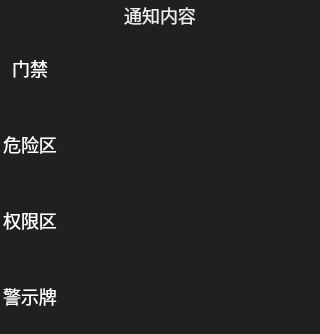
<?xml version="1.0" encoding="UTF-8"?>
<ui version="4.0">
 <class>RFIDScreen</class>
 <widget class="QWidget" name="RFIDScreen">
  <property name="geometry">
   <rect>
    <x>0</x>
    <y>0</y>
    <width>320</width>
    <height>334</height>
   </rect>
  </property>
  <property name="minimumSize">
   <size>
    <width>320</width>
    <height>0</height>
   </size>
  </property>
  <property name="maximumSize">
   <size>
    <width>320</width>
    <height>16777215</height>
   </size>
  </property>
  <property name="windowTitle">
   <string>RFIDScreen</string>
  </property>
  <property name="styleSheet">
   <string notr="true">QWidget{
background:#1f2020;
}
QLabel{
font-family:&quot;微软雅黑&quot;;
font-size:18px;
color:#eeeeee;
}
QPushButton{
background:#1f2020;
font-family:&quot;微软雅黑&quot;;
font-size:18px;
color:#ffffff;
border-radius:0px
}
</string>
  </property>
  <layout class="QGridLayout" name="gridLayout_10">
   <property name="leftMargin">
    <number>0</number>
   </property>
   <property name="topMargin">
    <number>0</number>
   </property>
   <property name="rightMargin">
    <number>0</number>
   </property>
   <property name="bottomMargin">
    <number>0</number>
   </property>
   <property name="spacing">
    <number>0</number>
   </property>
   <item row="0" column="0">
    <layout class="QGridLayout" name="gridLayout_5">
     <property name="spacing">
      <number>0</number>
     </property>
     <item row="0" column="0">
      <widget class="QLabel" name="title_label">
       <property name="sizePolicy">
        <sizepolicy hsizetype="Expanding" vsizetype="Fixed">
         <horstretch>0</horstretch>
         <verstretch>0</verstretch>
        </sizepolicy>
       </property>
       <property name="minimumSize">
        <size>
         <width>0</width>
         <height>30</height>
        </size>
       </property>
       <property name="maximumSize">
        <size>
         <width>16777215</width>
         <height>30</height>
        </size>
       </property>
       <property name="styleSheet">
        <string notr="true"/>
       </property>
       <property name="text">
        <string>通知内容</string>
       </property>
       <property name="alignment">
        <set>Qt::AlignCenter</set>
       </property>
      </widget>
     </item>
    </layout>
   </item>
   <item row="1" column="0">
    <layout class="QGridLayout" name="gridLayout_2">
     <property name="spacing">
      <number>0</number>
     </property>
     <item row="0" column="0">
      <layout class="QGridLayout" name="gridLayout">
       <property name="spacing">
        <number>0</number>
       </property>
       <item row="0" column="0">
        <widget class="QPushButton" name="pushButton1">
         <property name="sizePolicy">
          <sizepolicy hsizetype="Minimum" vsizetype="Expanding">
           <horstretch>0</horstretch>
           <verstretch>0</verstretch>
          </sizepolicy>
         </property>
         <property name="minimumSize">
          <size>
           <width>60</width>
           <height>0</height>
          </size>
         </property>
         <property name="maximumSize">
          <size>
           <width>60</width>
           <height>16777215</height>
          </size>
         </property>
         <property name="text">
          <string>门禁</string>
         </property>
        </widget>
       </item>
      </layout>
     </item>
     <item row="0" column="1">
      <widget class="QLabel" name="text_label">
       <property name="sizePolicy">
        <sizepolicy hsizetype="Expanding" vsizetype="Expanding">
         <horstretch>0</horstretch>
         <verstretch>0</verstretch>
        </sizepolicy>
       </property>
       <property name="text">
        <string/>
       </property>
       <property name="alignment">
        <set>Qt::AlignLeading|Qt::AlignLeft|Qt::AlignTop</set>
       </property>
      </widget>
     </item>
    </layout>
   </item>
   <item row="2" column="0">
    <layout class="QGridLayout" name="gridLayout_4">
     <property name="spacing">
      <number>0</number>
     </property>
     <item row="0" column="0">
      <layout class="QGridLayout" name="gridLayout_3">
       <property name="spacing">
        <number>0</number>
       </property>
       <item row="0" column="0">
        <widget class="QPushButton" name="pushButton2">
         <property name="sizePolicy">
          <sizepolicy hsizetype="Minimum" vsizetype="Expanding">
           <horstretch>0</horstretch>
           <verstretch>0</verstretch>
          </sizepolicy>
         </property>
         <property name="minimumSize">
          <size>
           <width>60</width>
           <height>0</height>
          </size>
         </property>
         <property name="maximumSize">
          <size>
           <width>60</width>
           <height>16777215</height>
          </size>
         </property>
         <property name="text">
          <string>危险区</string>
         </property>
        </widget>
       </item>
      </layout>
     </item>
     <item row="0" column="1">
      <widget class="QLabel" name="text_label_2">
       <property name="sizePolicy">
        <sizepolicy hsizetype="Expanding" vsizetype="Expanding">
         <horstretch>0</horstretch>
         <verstretch>0</verstretch>
        </sizepolicy>
       </property>
       <property name="text">
        <string/>
       </property>
       <property name="alignment">
        <set>Qt::AlignLeading|Qt::AlignLeft|Qt::AlignTop</set>
       </property>
      </widget>
     </item>
    </layout>
   </item>
   <item row="3" column="0">
    <layout class="QGridLayout" name="gridLayout_6">
     <property name="spacing">
      <number>0</number>
     </property>
     <item row="0" column="0">
      <layout class="QGridLayout" name="gridLayout_7">
       <property name="spacing">
        <number>0</number>
       </property>
       <item row="0" column="0">
        <widget class="QPushButton" name="pushButton3">
         <property name="sizePolicy">
          <sizepolicy hsizetype="Minimum" vsizetype="Expanding">
           <horstretch>0</horstretch>
           <verstretch>0</verstretch>
          </sizepolicy>
         </property>
         <property name="minimumSize">
          <size>
           <width>60</width>
           <height>0</height>
          </size>
         </property>
         <property name="maximumSize">
          <size>
           <width>60</width>
           <height>16777215</height>
          </size>
         </property>
         <property name="text">
          <string>权限区</string>
         </property>
        </widget>
       </item>
      </layout>
     </item>
     <item row="0" column="1">
      <widget class="QLabel" name="text_label_3">
       <property name="sizePolicy">
        <sizepolicy hsizetype="Expanding" vsizetype="Expanding">
         <horstretch>0</horstretch>
         <verstretch>0</verstretch>
        </sizepolicy>
       </property>
       <property name="text">
        <string/>
       </property>
       <property name="alignment">
        <set>Qt::AlignLeading|Qt::AlignLeft|Qt::AlignTop</set>
       </property>
      </widget>
     </item>
    </layout>
   </item>
   <item row="4" column="0">
    <layout class="QGridLayout" name="gridLayout_8">
     <property name="spacing">
      <number>0</number>
     </property>
     <item row="0" column="0">
      <layout class="QGridLayout" name="gridLayout_9">
       <property name="spacing">
        <number>0</number>
       </property>
       <item row="0" column="0">
        <widget class="QPushButton" name="pushButton4">
         <property name="sizePolicy">
          <sizepolicy hsizetype="Minimum" vsizetype="Expanding">
           <horstretch>0</horstretch>
           <verstretch>0</verstretch>
          </sizepolicy>
         </property>
         <property name="minimumSize">
          <size>
           <width>60</width>
           <height>0</height>
          </size>
         </property>
         <property name="maximumSize">
          <size>
           <width>60</width>
           <height>16777215</height>
          </size>
         </property>
         <property name="text">
          <string>警示牌</string>
         </property>
        </widget>
       </item>
      </layout>
     </item>
     <item row="0" column="1">
      <widget class="QLabel" name="text_label_4">
       <property name="sizePolicy">
        <sizepolicy hsizetype="Expanding" vsizetype="Expanding">
         <horstretch>0</horstretch>
         <verstretch>0</verstretch>
        </sizepolicy>
       </property>
       <property name="text">
        <string/>
       </property>
       <property name="alignment">
        <set>Qt::AlignLeading|Qt::AlignLeft|Qt::AlignTop</set>
       </property>
      </widget>
     </item>
    </layout>
   </item>
  </layout>
 </widget>
 <layoutdefault spacing="6" margin="11"/>
 <resources/>
 <connections/>
</ui>
